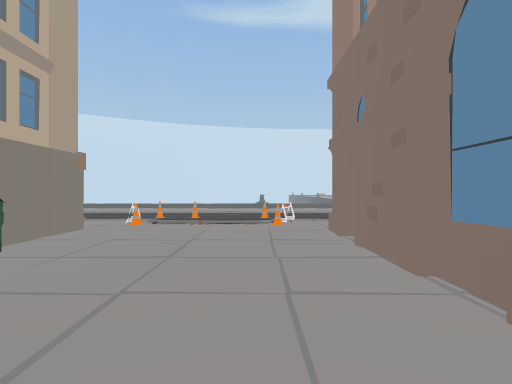
View 1 (above)

24 first-person views from a walk through a 3-D level made in the Unity game engine. The camera is 1.5 m above the floor, looks level and sees 80° across. The floor is counted in squares, 2 m on a side. Each view is taken from the middle of a square. On the plan, view 1 faces up. The plan holds only what a view shows up to about 10 squares ahead; the rest is blank. The place goes on beyond the plan. The player character is not drawn. Some surface patterns are stand-ins.

View 2
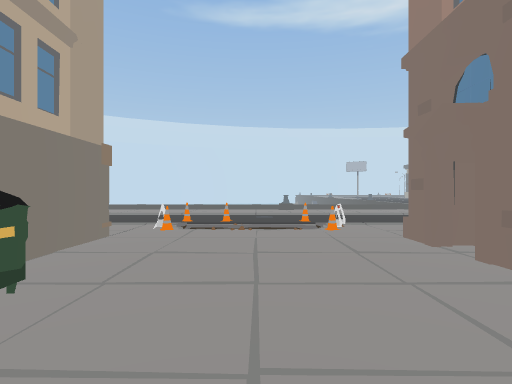

View 3
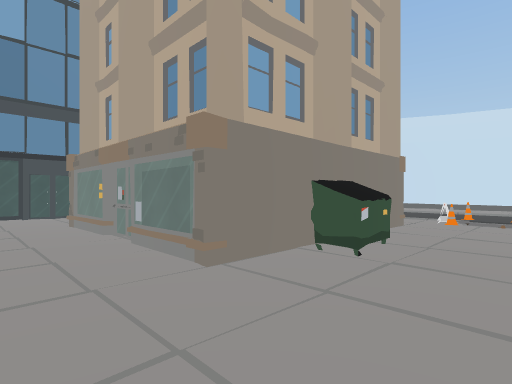

View 4
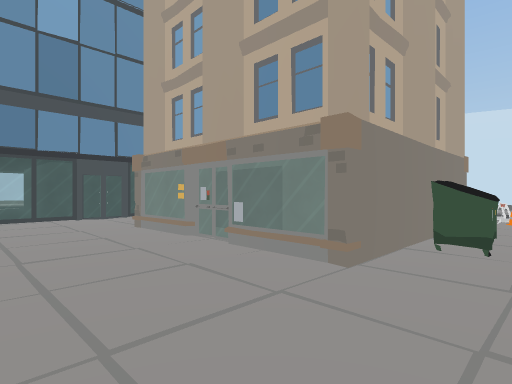

View 5
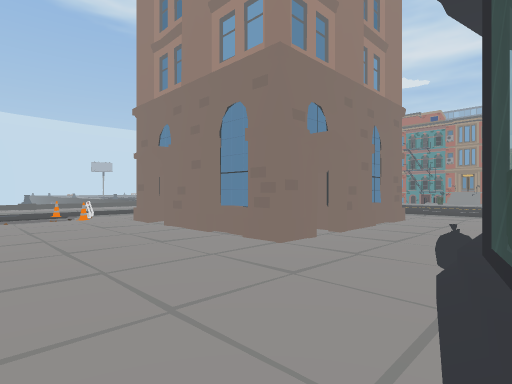

View 6
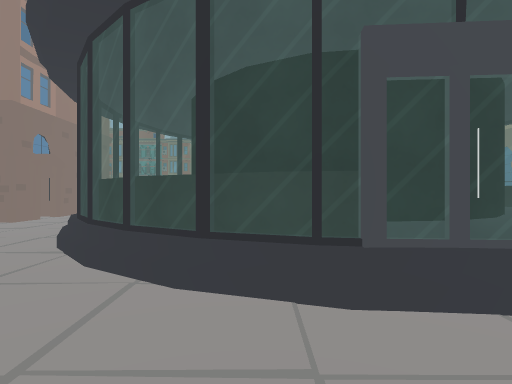

View 7
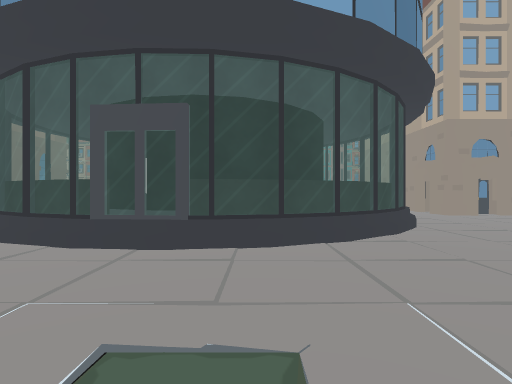

View 8
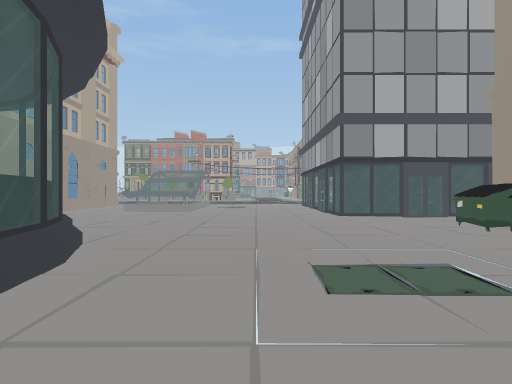

View 9
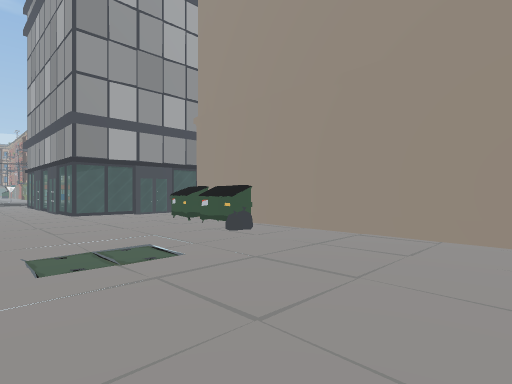

View 10
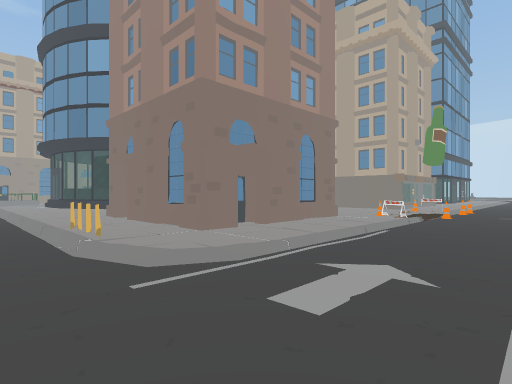

View 11
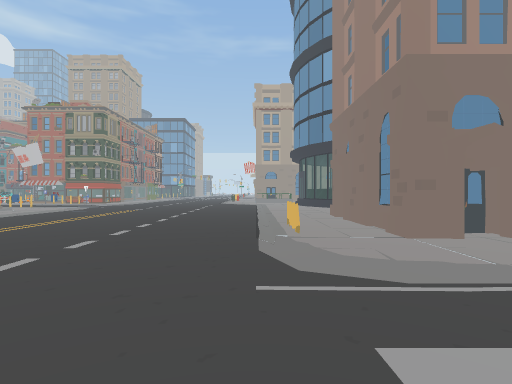

View 12
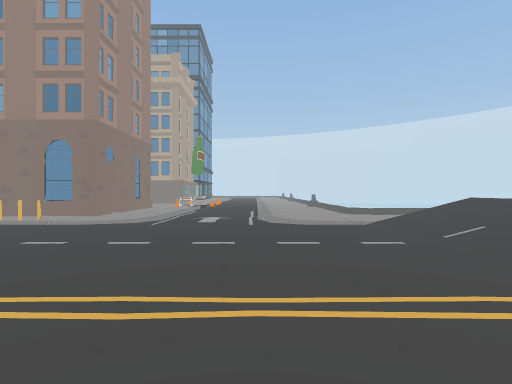

View 13
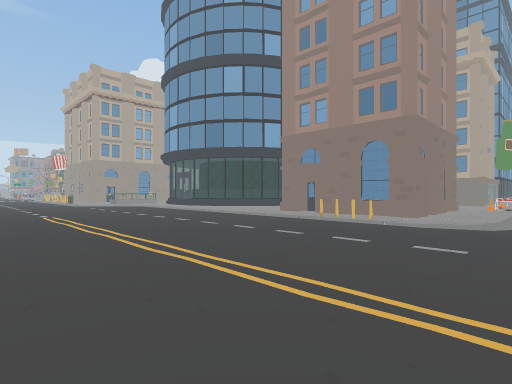

View 14
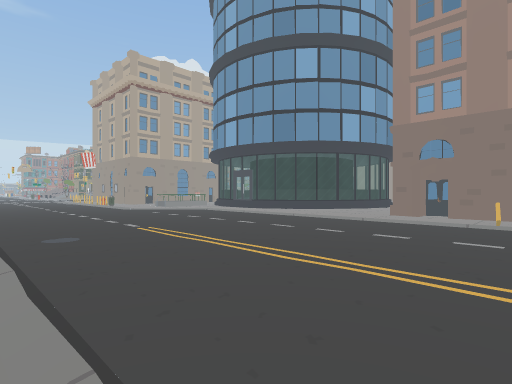

View 15
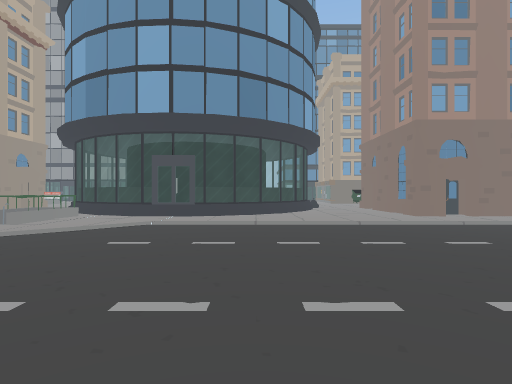

View 16
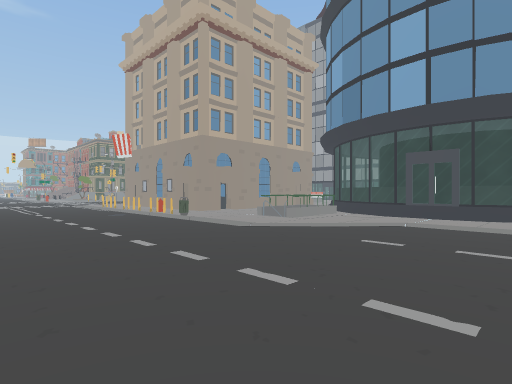

View 17
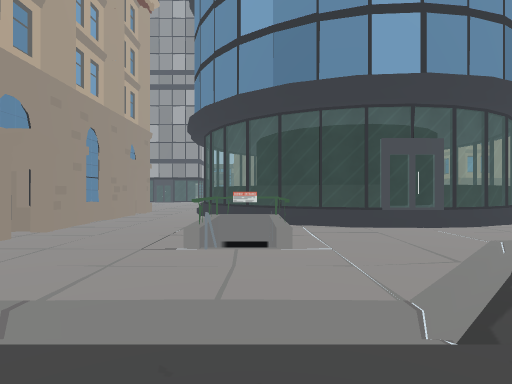

View 18
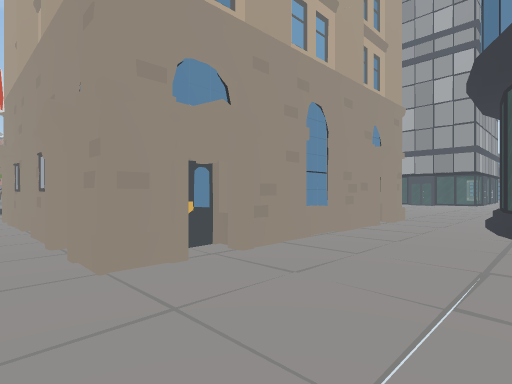

View 19
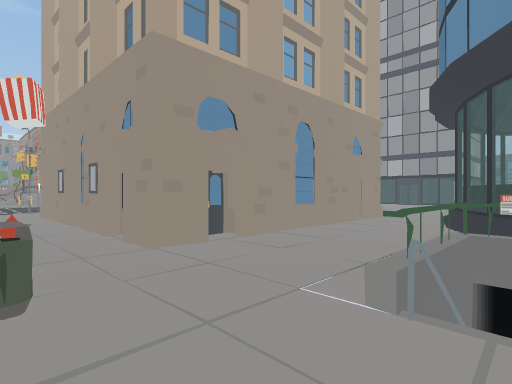

View 20
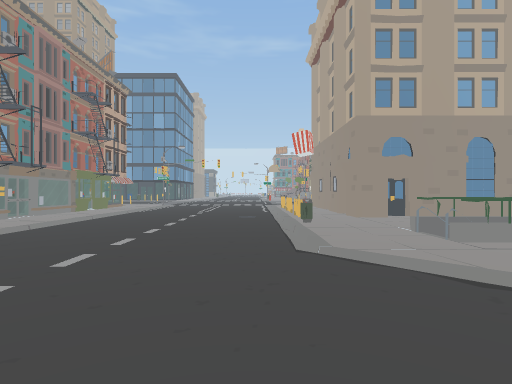

View 21
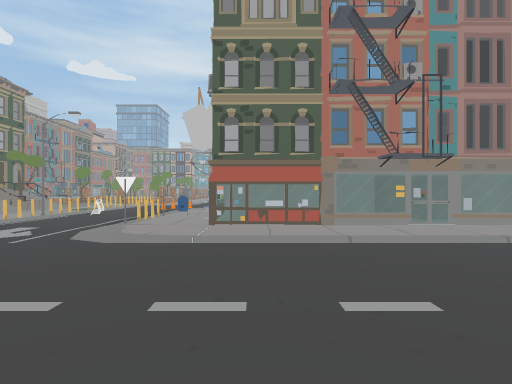

View 22
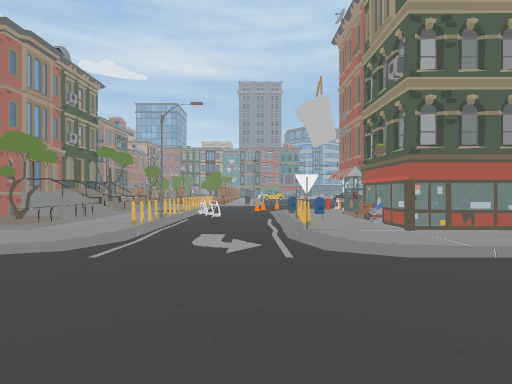

View 23
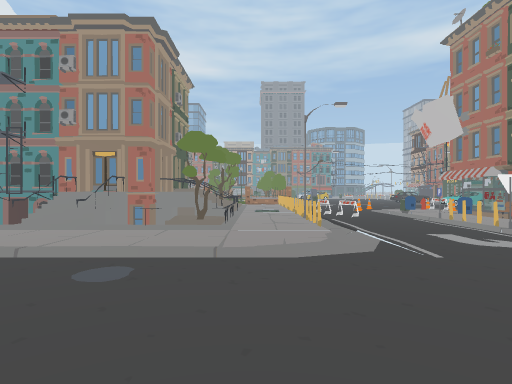

View 24
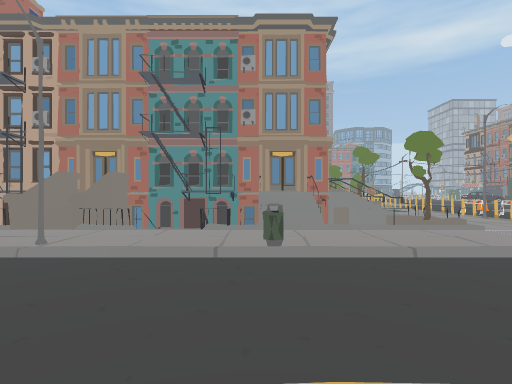

### Floor plan
Key: @ floor where view 1 was taken; # wall or solid block; x gap in a wall; . main floor; : floor 0.75 m higher than the main floor; - floor 4 m lower than the main floor; / step, stairs or slope; = window, fence, low wall or low ledge; v drop or lower ground; O other object.
Columns run from 12 left of view 1 to 23 right of it. Each row starts with its distance up from view 1.
 16                      //
 15                      ////
 14                      /////
 13                    .//.....
 12                    ./.......
 11        ///////// ///.........
 10        .../.................      OO
  9        ..OO.O................     OO
  8          O===O     //........  ####
  7          O=.O.     .//.......  ///#
  6         O.....### #-//.......# #  #
  5         O     #O O#.O/........ .  OO
  4         O    .OO  O. /.......  #  OO
  3     OO  OO   .OO  O  /.......O #=/#
  2 #=  OO#OOO   .#O  #  /.......  //##
  1 #=  O=#=O  .  #####  /.......  / v##
  0 #=          @        /.......  /  v/
 -1 ==         ..O       /.......  OOv=/
 -2           .==#       /......./..
 -3          /=     ==   /......./..OxO
 -4       . .=     #:=/  /.......//////O
 -5 O     . /=##    #:=  /............O.
 -6 O       /=#     #=#. /..............
 -7 O   ... #:#     # =../......///OOO
 -8 O   ... /=##    # =........../...O.
 -9 O#O ... .=:#    # =#.#//...../.xO=OO
-10 O#O      /=:#    =./// /.....  =##
-11 O O       /==: ==/ ###. .....  =###
-12            //=//.      O.....  O###
-13                         .....  =#
-14 ====          # ######OO.....  ##
-15    =          #  OOOO.  .....  =#
-16               O  OOOOO    ..   O#

Positions as (right, up) in squares from view 1, and headings:
1: (0, 0), facing up
2: (-1, 1), facing up
3: (-1, -1), facing up-left
4: (-2, -2), facing up-left
5: (-2, -2), facing up-right
6: (-6, -5), facing right
7: (-8, -8), facing right
8: (-6, -5), facing down
9: (-6, -4), facing down-left
10: (10, 11), facing down-left
11: (9, 11), facing down
12: (16, 11), facing left
13: (16, 9), facing down-left
14: (17, 5), facing down-left
15: (16, -4), facing left
16: (16, -4), facing down-left
17: (13, -10), facing left
18: (10, -11), facing down-left
19: (11, -10), facing down-left
20: (12, -5), facing down
21: (12, -10), facing right
22: (13, -6), facing right
23: (13, -2), facing right
24: (13, 3), facing right
